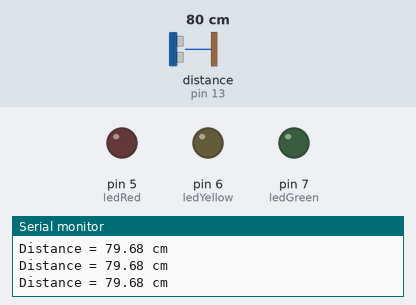
Recording of a sketch running on a simulated Arduino Uno, built with avr-gcc and run on an emulated ATmega328P. Shown: output pins drawn as LEDs (lit = HIGH), the last lines printed to the serial monitor. Wiring (inferred from the names in the program): ultrasonic range finder: trigger pin 10; echo pin 13. Inputs (shaded band) come from the test bench; at power-on: distance to the obstacle (sensor on pin 13) 80 cm. The echo pulse lasts 58.3 µs per cm; pins used as bus, display or sensor lines are not drawn.

Above: at 1.2 s.
1.3 s: distance to the obstacle (sensor on pin 13) set to 72 cm
At 2.4 s:
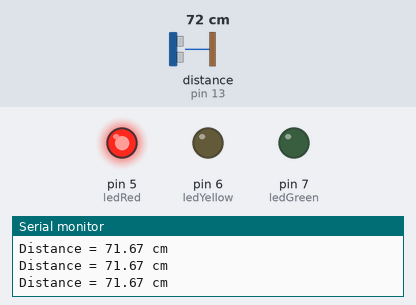
2.8 s: distance to the obstacle (sensor on pin 13) set to 49 cm
5.8 s: distance to the obstacle (sensor on pin 13) set to 41 cm
At 7.0 s:
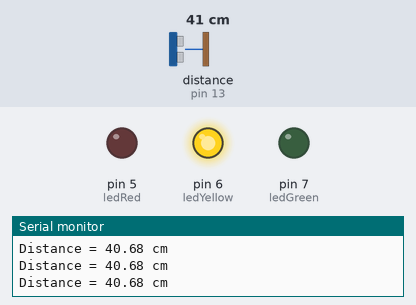
7.3 s: distance to the obstacle (sensor on pin 13) set to 27 cm
10.3 s: distance to the obstacle (sensor on pin 13) set to 24 cm
At 11.5 s:
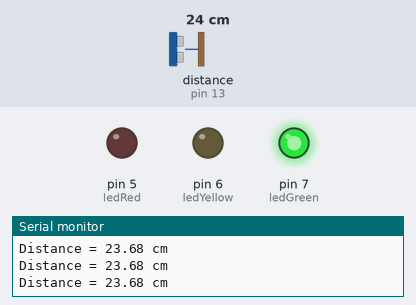
11.8 s: distance to the obstacle (sensor on pin 13) set to 38 cm
At 13.0 s:
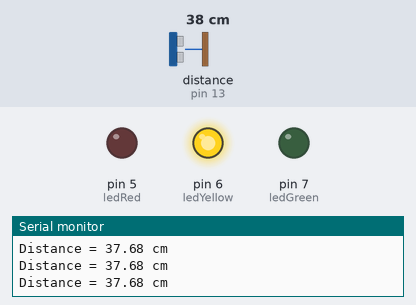
Timing chart, 0 to 14.8 s (numbered marks = the images above; inputs shaded):
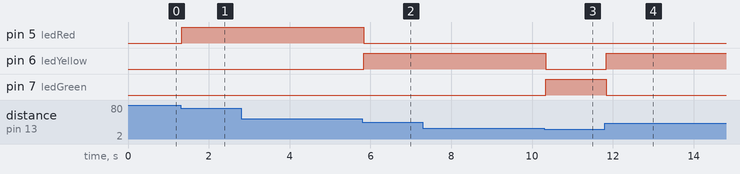

The sketch:

sketch_oct02a.ino
```cpp
#define trigPin 10
#define echoPin 13

int ledRed = 5;
int ledYellow = 6;
int ledGreen = 7;

float duration, distance;

void setup() {
   Serial.begin (9600);
   pinMode(trigPin, OUTPUT);
   pinMode(echoPin, INPUT);
   pinMode(ledRed, OUTPUT);
   pinMode(ledYellow, OUTPUT);
   pinMode(ledGreen, OUTPUT);
}

void loop() {
  digitalWrite(trigPin, LOW);
  delayMicroseconds(2);
  digitalWrite(trigPin, HIGH);
  delayMicroseconds(10);
  digitalWrite(trigPin, LOW);

  duration = pulseIn(echoPin, HIGH);

  distance = (duration / 2) * 0.0343;

  Serial.print("Distance = ");
  if (distance >= 400 || distance <= 2) {
    Serial.println("Out of range");
    digitalWrite(ledGreen, LOW);
    digitalWrite(ledYellow, LOW);
    digitalWrite(ledRed, LOW);
  }
  else {
    Serial.print(distance);
    Serial.println(" cm");
    if (distance <= 75 && distance >= 65) {
      digitalWrite(ledRed, HIGH);
      digitalWrite(ledYellow, LOW);
      digitalWrite(ledGreen, LOW);
    }
    if (distance <= 45 && distance >= 35) {
      digitalWrite(ledYellow, HIGH);
      digitalWrite(ledRed, LOW);
      digitalWrite(ledGreen, LOW);
    }
    if (distance <= 25 && distance >= 15) {
      digitalWrite(ledGreen, HIGH);
      digitalWrite(ledYellow, LOW);
      digitalWrite(ledRed, LOW);
    }
  }
}
```

Measured:
- the behaviour switches between 76 and 75 cm on distance to the obstacle (sensor on pin 13) (found by bisection; images 0 and 1)
- the behaviour switches between 46 and 45 cm on distance to the obstacle (sensor on pin 13) (found by bisection; images 1 and 2)
- the behaviour switches between 26 and 25 cm on distance to the obstacle (sensor on pin 13) (found by bisection; images 2 and 3)
- after the input at 1.3 s, pin 5 (ledRed): LOW → HIGH at once
- after the input at 5.8 s, pin 5 (ledRed): HIGH → LOW at once; pin 6 (ledYellow): LOW → HIGH at once
- after the input at 10.3 s, pin 6 (ledYellow): HIGH → LOW at once; pin 7 (ledGreen): LOW → HIGH at once
- after the input at 11.8 s, pin 6 (ledYellow): LOW → HIGH at once; pin 7 (ledGreen): HIGH → LOW at once
